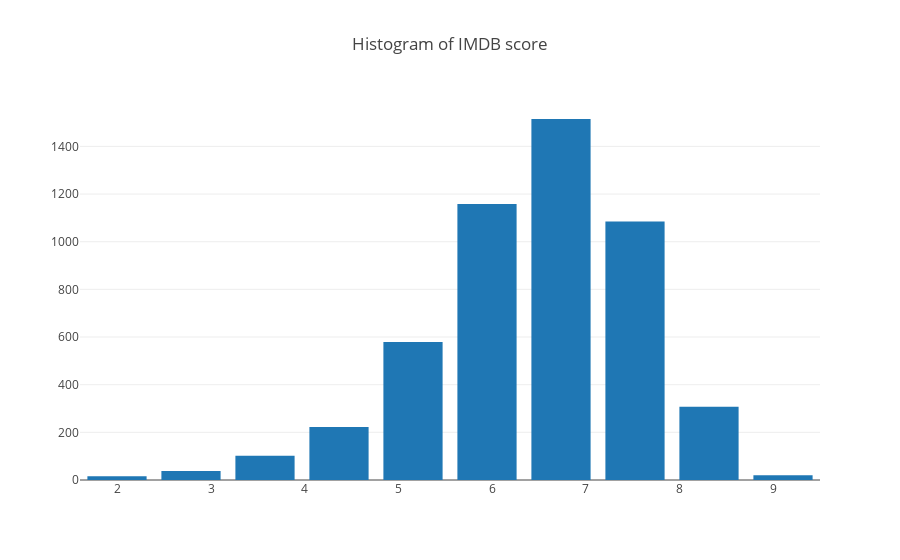

Write notebook code for a chart like this one.
### Markdown cell above
- `iplot` function will display the graph in the notebook, `plot` will create a separate html file in the notebook folder. It takes a `Figure` object as the input.
- To create a `Figure` object, we need to tell plotly what the data is and the layout of the figure.
- To customize the number of bins in the histogram, you need to tell plotly the starting point and the ending point, along with the size of each bin.
- In the layout, we can customize the title of the graph and the gap between two bins.
- Checkout more examples in the documentation [here](https://plot.ly/python/histograms/).

### Code cell
from plotly.graph_objs import Figure, Histogram, Layout

min_ = df['imdb_score'].min()
max_ = df['imdb_score'].max()

data = [Histogram(x=df['imdb_score'], 
                  xbins=dict(start=min_,
                             end=max_,
                             size=(max_-min_)/10))]
layout = Layout(title="Histogram of IMDB score",
                bargap=0.2)
fig = Figure(data=data, layout=layout)

plotly.offline.iplot(fig, show_link=False, image_width=600, image_height=400)

### Figure 1 — Plotly figure (JSON) as saved in the notebook; plotly's stock layout.template omitted (floating-point values rounded to 4 significant figures; data arrays with more than 128 entries replaced by an {"elided": "..."} marker saying what was removed)
{"data": [{"type": "histogram", "x": {"elided": "5043 float values"}, "xbins": {"end": 9.5, "size": 0.79, "start": 1.6}}], "layout": {"bargap": 0.2, "title": "Histogram of IMDB score"}}
